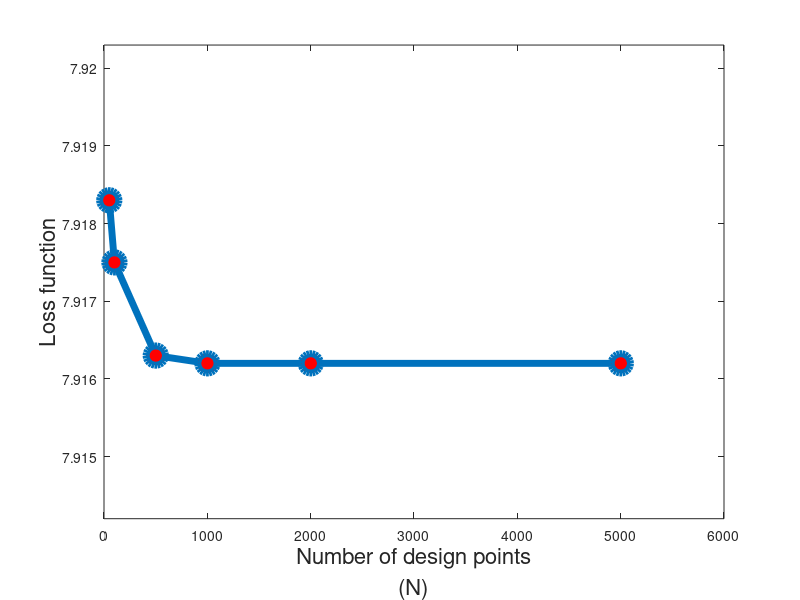

Write the MATLAB code that produced this figure.
N =[51, 101, 501, 1001, 2001, 5001 ]';
Loss = [7.9183 7.9175 7.9163 7.9162 7.9162 7.9162];
figure
  h1 = plot(N,Loss,'o-','linewidth',5,'markersize',14,'markerfacecolor','Red');
  xlabel({'Number of design points','(N)'},'FontSize', 16); % x-axis label
  ylabel('Loss function','FontSize', 16); % y-axis label
  ylim([min(Loss)-0.002,max(Loss)+0.002]);